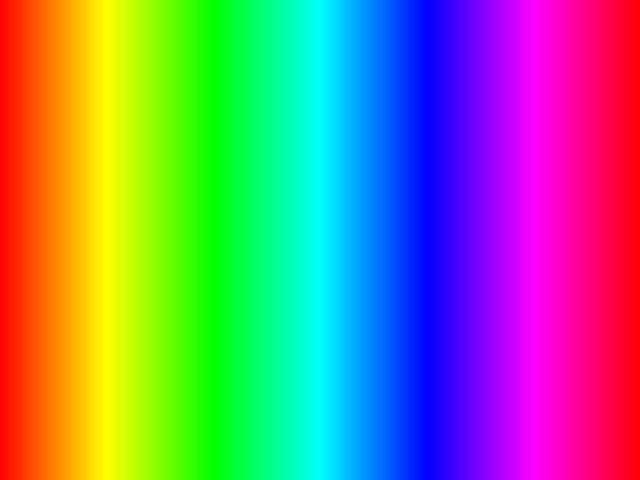
<?xml version="1.0" encoding="UTF-8"?>
<ui version="4.0">
 <class>SalesGroups</class>
 <widget class="QWidget" name="SalesGroups">
  <property name="geometry">
   <rect>
    <x>0</x>
    <y>0</y>
    <width>640</width>
    <height>480</height>
   </rect>
  </property>
  <property name="font">
   <font>
    <family>Microsoft YaHei UI</family>
   </font>
  </property>
  <property name="windowTitle">
   <string>Form</string>
  </property>
  <property name="styleSheet">
   <string notr="true">background-color: qlineargradient(spread:pad, x1:0, y1:0, x2:1, y2:0, stop:0 rgba(255, 0, 0, 255), stop:0.166 rgba(255, 255, 0, 255), stop:0.333 rgba(0, 255, 0, 255), stop:0.5 rgba(0, 255, 255, 255), stop:0.666 rgba(0, 0, 255, 255), stop:0.833 rgba(255, 0, 255, 255), stop:1 rgba(255, 0, 0, 255));</string>
  </property>
  <layout class="QVBoxLayout" name="verticalLayout" stretch="1">
   <property name="leftMargin">
    <number>0</number>
   </property>
   <property name="topMargin">
    <number>0</number>
   </property>
   <property name="rightMargin">
    <number>0</number>
   </property>
   <property name="bottomMargin">
    <number>0</number>
   </property>
   <item>
    <layout class="QVBoxLayout" name="layout">
     <property name="spacing">
      <number>0</number>
     </property>
     <property name="leftMargin">
      <number>0</number>
     </property>
     <property name="topMargin">
      <number>0</number>
     </property>
     <property name="rightMargin">
      <number>0</number>
     </property>
     <property name="bottomMargin">
      <number>0</number>
     </property>
    </layout>
   </item>
  </layout>
 </widget>
 <resources/>
 <connections/>
</ui>
